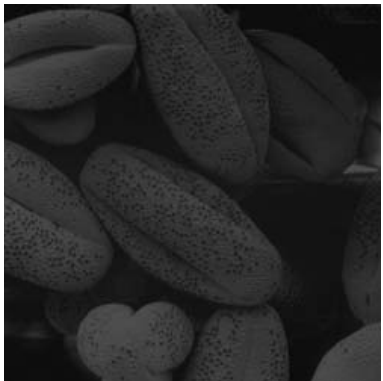
#> input picture lab04/img_1.png, 383 x 381 px
$ python histogram_matching.py
#> lines starting #> are read from the running program, lines starting #| are printed output that depends on the picture
import cv2
import numpy as np

def calculate_histogram(image):
    histogram = [0] * 256
    for row in image:
        for pixel in row:
            histogram[pixel] += 1
    return histogram

def calculate_cdf(histogram):
    cdf = np.cumsum(histogram)
    cdf_normalized = cdf * (255 / cdf[-1])
    return cdf_normalized


def apply_histogram_matching(source_image, reference_image):
    source_histogram = calculate_histogram(source_image)
    reference_histogram = calculate_histogram(reference_image)

    source_cdf = calculate_cdf(source_histogram)
    reference_cdf = calculate_cdf(reference_histogram)

    mapping = np.zeros(256, dtype=np.uint8)

    for i in range(256):

        min_diff = float('inf')
        closest_value = 0


        for j in range(256):
            diff = abs(reference_cdf[j] - source_cdf[i])
            if diff < min_diff:
                min_diff = diff
                closest_value = j

        mapping[i] = closest_value

    matched_image = cv2.LUT(source_image, mapping)
    return matched_image

def histogram_matching(source_image_path, reference_image_path, output_image_path):
#> called with source_image_path = 'img_1.png', reference_image_path = 'rose.jpg', output_image_path = 'matched_image.png'
    source_image = cv2.imread(source_image_path, cv2.IMREAD_GRAYSCALE)
#> source_image is the input picture: shape (381, 383); min 6, max 255, mean 43.7
    reference_image = cv2.imread(reference_image_path, cv2.IMREAD_GRAYSCALE)
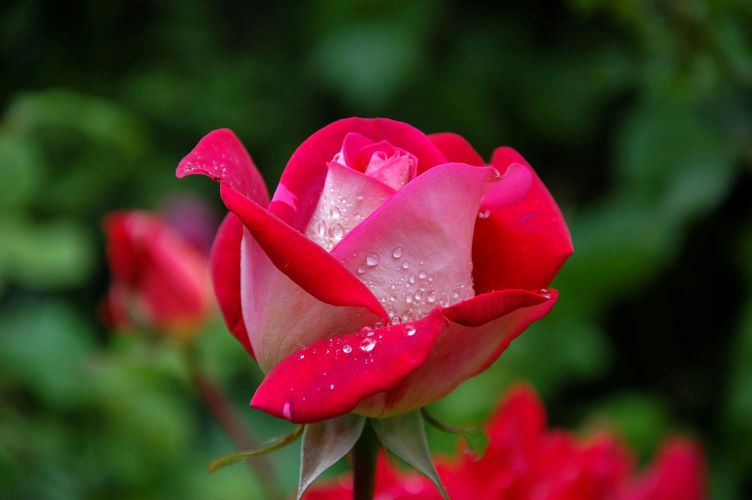
#> input picture lab04/rose.jpg, 752 x 500 px
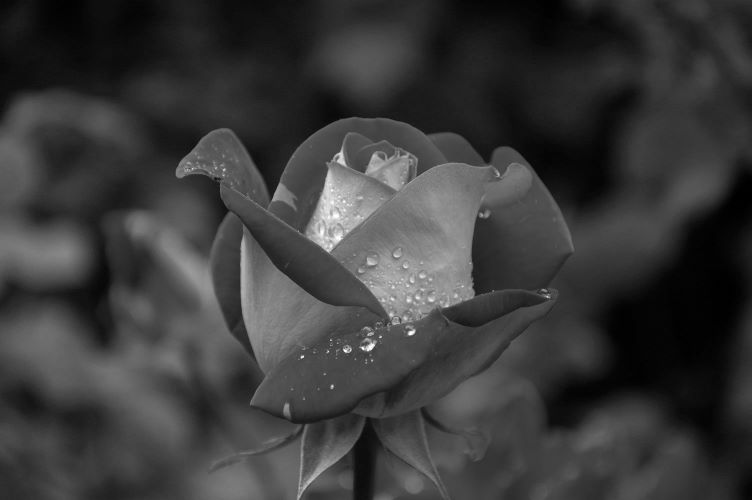
#> reference_image: shape (500, 752); min 0, max 255, mean 58.2

    matched_image = apply_histogram_matching(source_image, reference_image)
#> after the loop in calculate_histogram, `for row in image:`: histogram = 256 values, max 9133 at index 19, min 0 at index 0, mean 570
#> in apply_histogram_matching, `source_histogram = calculate_histogram(source_image)`: source_histogram has the same summary as histogram in calculate_histogram
#> in apply_histogram_matching, `reference_histogram = calculate_histogram(reference_image)`: reference_histogram = 256 values, max 4910 at index 55, min 1 at index 246, mean 1468.8
#> in calculate_cdf, `cdf = np.cumsum(histogram)`: cdf = 256 values from 0 to 145923
#> in calculate_cdf, `cdf_normalized = cdf * (255 / cdf[-1])`: cdf_normalized = 256 values from 0 to 255
#> in apply_histogram_matching, `reference_cdf = calculate_cdf(reference_histogram)`: reference_cdf = 256 values from 0.227 to 255
#> after the loop in apply_histogram_matching, `for i in range(256):`: mapping = 256 values from 0 to 255
#> in apply_histogram_matching, `matched_image = cv2.LUT(source_image, mapping)`:
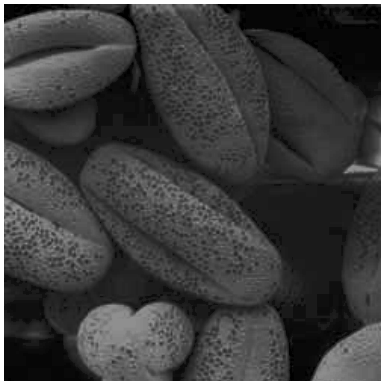
#> matched_image: shape (381, 383); min 0, max 255, mean 61.2

    cv2.imwrite(output_image_path, matched_image)

    cv2.imshow("Source Image", source_image)
    cv2.imshow("Reference Image", reference_image)
    cv2.imshow("Matched Image", matched_image)

    cv2.waitKey(0)
    cv2.destroyAllWindows()

# Example usage
histogram_matching('img_1.png', 'rose.jpg', 'matched_image.png')
